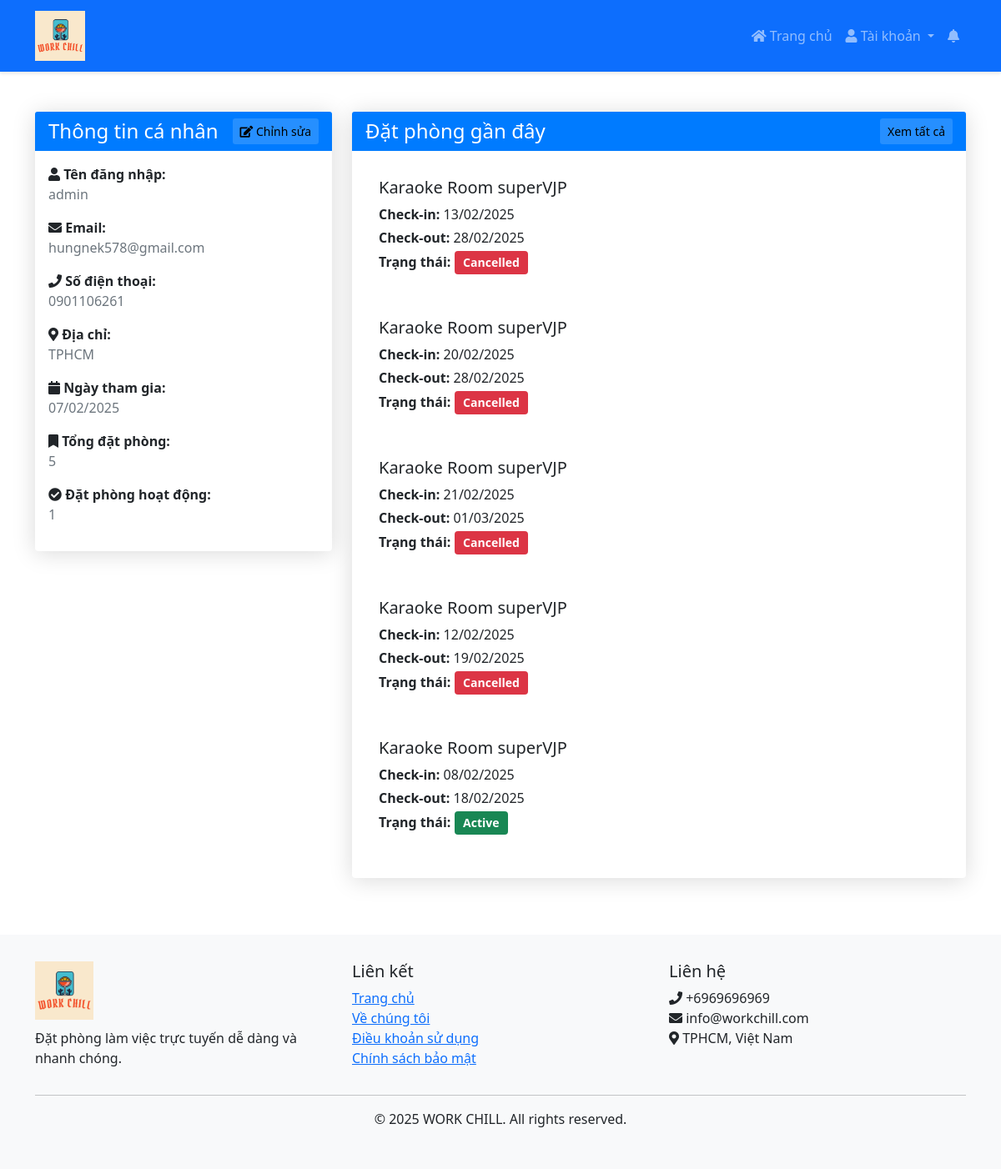
/profile/ (signed in), run on the app's committed database.
### home/models.py (models this page shows, shortened)
class UserProfile(models.Model):
    user = models.OneToOneField(User, on_delete=models.CASCADE)
    phone = models.CharField(max_length=15, blank=True, null=True)
    address = models.TextField(blank=True, null=True)

class BaseModel(models.Model):
    uid = models.UUIDField(default=uuid.uuid4   , editable=False , primary_key=True)
    created_at = models.DateTimeField(auto_now_add=True)
    updated_at = models.DateTimeField(auto_now=True)
    class Meta:
        abstract = True
        ordering=['uid']

class PodBooking(BaseModel):
    pod = models.ForeignKey(Pod, related_name="pod_bookings", on_delete=models.CASCADE)
    user = models.ForeignKey(User, related_name="user_bookings", on_delete=models.CASCADE)
    start_date = models.DateField()
    end_date = models.DateField()
    booking_type = models.CharField(max_length=100, choices=(
        ('Pre Paid', 'Pre Paid'),
        ('Post Paid', 'Post Paid')
    ))
    status = models.CharField(max_length=20, choices=(
        ('active', 'Active'),
        ('cancelled', 'Cancelled'),
        ('completed', 'Completed')
    ), default='active')

class Pod(BaseModel):
    pod_name = models.CharField(max_length=100)
    pod_price = models.IntegerField()
    description = models.TextField()
    amenities = models.ManyToManyField(Amenities)
    room_count = models.IntegerField(default=10)

### home/views.py (the view)
# urls.py: path('profile/', user_profile, name='user_profile'),
@login_required
def user_profile(request):
    try:
        profile, created = UserProfile.objects.get_or_create(user=request.user)
        bookings = PodBooking.objects.filter(user=request.user)
        total_bookings = bookings.count()
        active_bookings = bookings.filter(status='active').count()
        recent_bookings = bookings.order_by('-created_at')[:5]  # 5 đơn đặt phòng gần nhất
        context = {
            'user': request.user,
            'profile': profile,
            'total_bookings': total_bookings,
            'active_bookings': active_bookings,
            'recent_bookings': recent_bookings,
            'today': date.today()
        }
        return render(request, 'home/profile.html', context)
    except Exception as e:
        messages.error(request, 'Đã xảy ra lỗi khi tải trang profile')
        return redirect('index')

### templates/home/profile.html (shortened to what this page needs)
{% extends 'home/base.html' %}
{% block content %}
<div class="container mt-5">
    <div class="row">
        <div class="col-md-4">
            <div class="card shadow">
                <div class="card-header bg-primary text-white d-flex justify-content-between align-items-center">
                    <h4 class="mb-0">Thông tin cá nhân</h4>
                    <button class="btn btn-light btn-sm" data-bs-toggle="modal" data-bs-target="#editProfileModal">
                        <i class="fas fa-edit"></i> Chỉnh sửa
                    </button>
                </div>
                <div class="card-body">
                    <div class="mb-3">
                        <strong><i class="fas fa-user"></i> Tên đăng nhập:</strong>
                        <p class="text-muted mb-2">{{ user.username }}</p>
                    </div>
                    <div class="mb-3">
                        <strong><i class="fas fa-envelope"></i> Email:</strong>
                        <p class="text-muted mb-2">{{ user.email|default:"Chưa cập nhật" }}</p>
                    </div>
                    <div class="mb-3">
                        <strong><i class="fas fa-phone"></i> Số điện thoại:</strong>
                        <p class="text-muted mb-2">{{ profile.phone|default:"Chưa cập nhật" }}</p>
                    </div>
                    <div class="mb-3">
                        <strong><i class="fas fa-map-marker-alt"></i> Địa chỉ:</strong>
                        <p class="text-muted mb-2">{{ profile.address|default:"Chưa cập nhật" }}</p>
                    </div>
                    <div class="mb-3">
                        <strong><i class="fas fa-calendar"></i> Ngày tham gia:</strong>
                        <p class="text-muted mb-2">{{ user.date_joined|date:"d/m/Y" }}</p>
                    </div>
                    <div class="mb-3">
                        <strong><i class="fas fa-bookmark"></i> Tổng đặt phòng:</strong>
                        <p class="text-muted mb-2">{{ total_bookings }}</p>
                    </div>
                    <div class="mb-3">
                        <strong><i class="fas fa-check-circle"></i> Đặt phòng hoạt động:</strong>
                        <p class="text-muted mb-2">{{ active_bookings }}</p>
                    </div>
                </div>
            </div>
        </div>
        <div class="col-md-8">
            <div class="card shadow">
                <div class="card-header bg-primary text-white d-flex justify-content-between align-items-center">
                    <h4 class="mb-0">Đặt phòng gần đây</h4>
                    <a href="{% url 'booking_history' %}" class="btn btn-light btn-sm">Xem tất cả</a>
                </div>
                <div class="card-body">
                    {% if recent_bookings %}
                        {% for booking in recent_bookings %}
                        <div class="card mb-3">
                            <div class="card-body">
                                <div class="row">
                                    <div class="col-md-8">
                                        <h5 class="card-title">{{ booking.pod.pod_name }}</h5>
                                        <p class="mb-1">
                                            <strong>Check-in:</strong>
                                            {{ booking.start_date|date:"d/m/Y" }}
                                        </p>
                                        <p class="mb-1">
                                            <strong>Check-out:</strong>
                                            {{ booking.end_date|date:"d/m/Y" }}
                                        </p>
                                        <p class="mb-1">
                                            <strong>Trạng thái:</strong>
                                            <span class="badge {% if booking.status == 'active' %}bg-success
                                                          {% elif booking.status == 'cancelled' %}bg-danger
                                                          {% else %}bg-secondary{% endif %}">
                                                {{ booking.get_status_display }}
                                            </span>
                                        </p>
                                    </div>
                                    <div class="col-md-4 text-end">
                                    </div>
                                </div>
                            </div>
                        </div>
                        {% endfor %}
                    {% else %}
                        <div class="alert alert-info">
                            <i class="fas fa-info-circle"></i> Bạn chưa có đặt phòng nào.
                            <a href="{% url 'index' %}" class="alert-link">Đặt phòng ngay</a>
                        </div>
                    {% endif %}
                </div>
            </div>
        </div>
    </div>
</div>
<link rel="stylesheet" href="https://cdnjs.cloudflare.com/ajax/libs/font-awesome/5.15.4/css/all.min.css">
{% endblock %}

### templates/home/base.html (style rules this page uses)
.badge { font-size: 0.75rem; padding: 0.25em 0.6em; }

### templates/home/profile.html (style rules this page uses)
.card { margin-bottom: 20px; border: none; }
.shadow { box-shadow: 0 0.15rem 1.75rem rgba(0, 0, 0, 0.15) !important; }
.card-header { background-color: #007bff !important; border-bottom: 0; }
.badge { font-size: 0.875rem; padding: 0.5em 0.75em; }
.text-muted { color: #6c757d !important; }
.btn-light { background-color: rgba(255,255,255,0.15); border-color: transparent; }

### data on the page
UserProfile: phone "0901106261", address "TPHCM"
PodBooking: pod.pod_name "Karaoke Room superVJP", start_date "13/02/2025", end_date "28/02/2025", status "Cancelled"
PodBooking: pod.pod_name "Karaoke Room superVJP", start_date "20/02/2025", end_date "28/02/2025", status "Cancelled"
PodBooking: pod.pod_name "Karaoke Room superVJP", start_date "21/02/2025", end_date "01/03/2025", status "Cancelled"
PodBooking: pod.pod_name "Karaoke Room superVJP", start_date "12/02/2025", end_date "19/02/2025", status "Cancelled"
PodBooking: pod.pod_name "Karaoke Room superVJP", start_date "08/02/2025", end_date "18/02/2025", status "Active"

### other printed values
{{ user.username }} "admin"
{{ user.email|default:"Chưa cập nhật" }} "hungnek578@gmail.com"
{{ user.date_joined|date:"d/m/Y" }} "07/02/2025"
{{ total_bookings }} "5"
{{ active_bookings }} "1"
